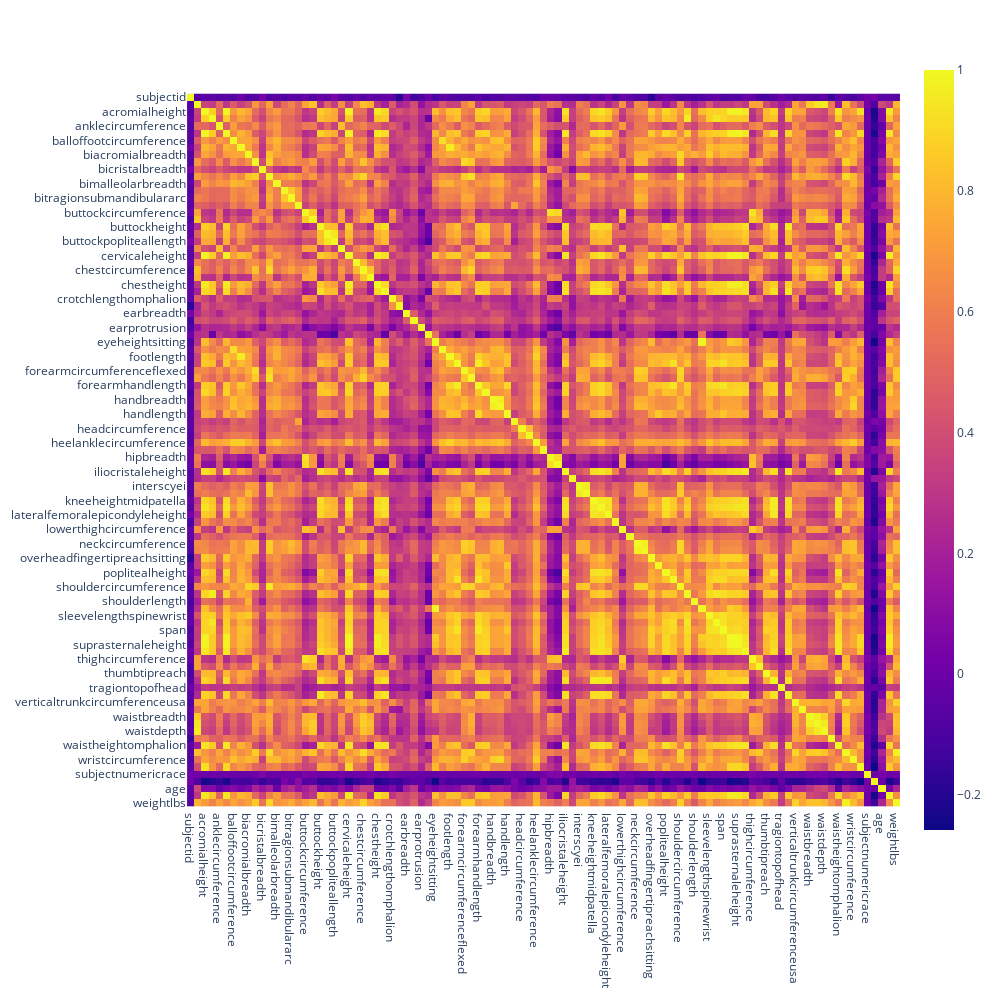

The cell this chart's notebook holds for it:
### Code cell
import plotly.express as px

df_numeric = df.select_dtypes(include ="number")
corr = df_numeric.corr()
fig = px.imshow(corr,width=1000, height=1000)
fig.show()

### Figure 1 — Plotly figure (JSON) as saved in the notebook; plotly's stock layout.template omitted (floating-point values rounded to 4 significant figures; data arrays with more than 128 entries replaced by an {"elided": "..."} marker saying what was removed)
{"data": [{"coloraxis": "coloraxis", "hovertemplate": "x: %{x}<br>y: %{y}<br>color: %{z}<extra></extra>", "name": "0", "type": "heatmap", "x": ["subjectid", "abdominalextensiondepthsitting", "acromialheight", "acromionradialelength", "anklecircumference", "axillaheight", "balloffootcircumference", "balloffootlength", "biacromialbreadth", "bicepscircumferenceflexed", "bicristalbreadth", "bideltoidbreadth", "bimalleolarbreadth", "bitragionchinarc", "bitragionsubmandibulararc", "bizygomaticbreadth", "buttockcircumference", "buttockdepth", "buttockheight", "buttockkneelength", "buttockpopliteallength", "calfcircumference", "cervicaleheight", "chestbreadth", "chestcircumference", "chestdepth", "chestheight", "crotchheight", "crotchlengthomphalion", "crotchlengthposterioromphalion", "earbreadth", "earlength", "earprotrusion", "elbowrestheight", "eyeheightsitting", "footbreadthhorizontal", "footlength", "forearmcenterofgriplength", "forearmcircumferenceflexed", "forearmforearmbreadth", "forearmhandlength", "functionalleglength", "handbreadth", "handcircumference", "handlength", "headbreadth", "headcircumference", "headlength", "heelanklecircumference", "heelbreadth", "hipbreadth", "hipbreadthsitting", "iliocristaleheight", "interpupillarybreadth", "interscyei", "interscyeii", "kneeheightmidpatella", "kneeheightsitting", "lateralfemoralepicondyleheight", "lateralmalleolusheight", "lowerthighcircumference", "mentonsellionlength", "neckcircumference", "neckcircumferencebase", "overheadfingertipreachsitting", "palmlength", "poplitealheight", "radialestylionlength", "shouldercircumference", "shoulderelbowlength", "shoulderlength", "sittingheight", "sleevelengthspinewrist", "sleeveoutseam", "span", "stature", "suprasternaleheight", "tenthribheight", "thighcircumference", "thighclearance", "thumbtipreach", "tibialheight", "tragiontopofhead", "trochanterionheight", "verticaltrunkcircumferenceusa", "waistbacklength", "waistbreadth", "waistcircumference", "waistdepth", "waistfrontlengthsitting", "waistheightomphalion", "weightkg", "wristcircumference", "wristheight", "subjectnumericrace", "dodrace", "age", "heightin", "weightlbs"], "xaxis": "x", "y": ["subjectid", "abdominalextensiondepthsitting", "acromialheight", "acromionradialelength", "anklecircumference", "axillaheight", "balloffootcircumference", "balloffootlength", "biacromialbreadth", "bicepscircumferenceflexed", "bicristalbreadth", "bideltoidbreadth", "bimalleolarbreadth", "bitragionchinarc", "bitragionsubmandibulararc", "bizygomaticbreadth", "buttockcircumference", "buttockdepth", "buttockheight", "buttockkneelength", "buttockpopliteallength", "calfcircumference", "cervicaleheight", "chestbreadth", "chestcircumference", "chestdepth", "chestheight", "crotchheight", "crotchlengthomphalion", "crotchlengthposterioromphalion", "earbreadth", "earlength", "earprotrusion", "elbowrestheight", "eyeheightsitting", "footbreadthhorizontal", "footlength", "forearmcenterofgriplength", "forearmcircumferenceflexed", "forearmforearmbreadth", "forearmhandlength", "functionalleglength", "handbreadth", "handcircumference", "handlength", "headbreadth", "headcircumference", "headlength", "heelanklecircumference", "heelbreadth", "hipbreadth", "hipbreadthsitting", "iliocristaleheight", "interpupillarybreadth", "interscyei", "interscyeii", "kneeheightmidpatella", "kneeheightsitting", "lateralfemoralepicondyleheight", "lateralmalleolusheight", "lowerthighcircumference", "mentonsellionlength", "neckcircumference", "neckcircumferencebase", "overheadfingertipreachsitting", "palmlength", "poplitealheight", "radialestylionlength", "shouldercircumference", "shoulderelbowlength", "shoulderlength", "sittingheight", "sleevelengthspinewrist", "sleeveoutseam", "span", "stature", "suprasternaleheight", "tenthribheight", "thighcircumference", "thighclearance", "thumbtipreach", "tibialheight", "tragiontopofhead", "trochanterionheight", "verticaltrunkcircumferenceusa", "waistbacklength", "waistbreadth", "waistcircumference", "waistdepth", "waistfrontlengthsitting", "waistheightomphalion", "weightkg", "wristcircumference", "wristheight", "subjectnumericrace", "dodrace", "age", "heightin", "weightlbs"], "yaxis": "y", "z": {"elided": "99x99 float values"}}], "layout": {"coloraxis": {"colorscale": [[0, "#0d0887"], [0.1111, "#46039f"], [0.2222, "#7201a8"], [0.3333, "#9c179e"], [0.4444, "#bd3786"], [0.5556, "#d8576b"], [0.6667, "#ed7953"], [0.7778, "#fb9f3a"], [0.8889, "#fdca26"], [1, "#f0f921"]]}, "height": 1000, "margin": {"t": 60}, "width": 1000, "xaxis": {"anchor": "y", "constrain": "domain", "domain": [0, 1], "scaleanchor": "y"}, "yaxis": {"anchor": "x", "autorange": "reversed", "constrain": "domain", "domain": [0, 1]}}}
